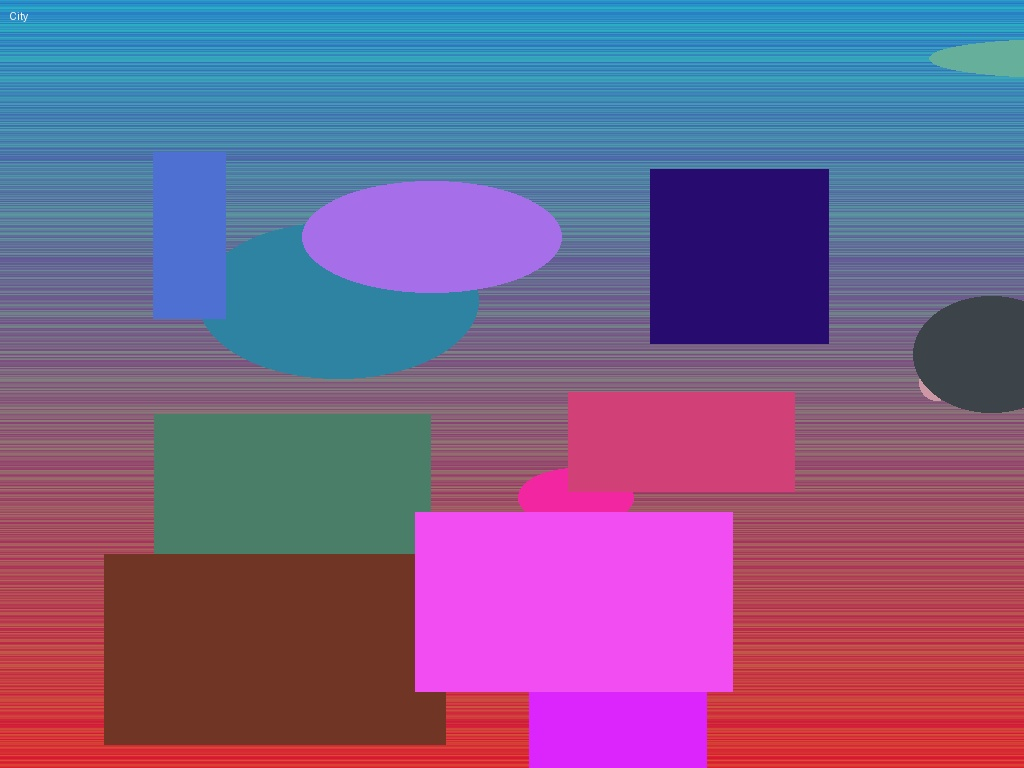
#> input picture test_images/city_backup.jpg, 1024 x 768 px; its folder holds only this picture in this run
$ python -i dedup_engine.py   (imports and definitions only)
#> lines starting #> are read from the running program, lines starting #| are printed output that depends on the picture
"""
Duplicate image detection engine using perceptual hashing + SSIM verification.

Two-pass approach:
  1. pHash: Fast coarse filter — computes a 64-bit perceptual hash for each image.
     Images with Hamming distance <= threshold are candidate duplicates.
  2. SSIM: Structural Similarity Index verification on candidates.
     Only pairs exceeding the SSIM threshold are confirmed as duplicates.

The keeper in each duplicate group is the highest-resolution version (by pixel count).
"""

import os
import hashlib
from dataclasses import dataclass, field
from pathlib import Path
from typing import Optional
from concurrent.futures import ThreadPoolExecutor, as_completed

import imagehash
from PIL import Image
from PIL.Image import DecompressionBombError
from skimage.metrics import structural_similarity as ssim
import numpy as np


# ── Decompression-bomb guard ────────────────────────────────────────────
# Pillow defaults MAX_IMAGE_PIXELS to ~89 MP and only WARNS (doesn't raise)
# until 2× that. Lock it down to 50 MP and treat the warning as a hard error.
MAX_DECODE_PIXELS = 50_000_000
Image.MAX_IMAGE_PIXELS = MAX_DECODE_PIXELS

# ── pHash collision hardening (#6) ──────────────────────────────────────
# When MD5 differs and SSIM falls below STRICT_SSIM, require dHash to also
# agree before classifying a pair as a high-confidence duplicate.
STRICT_SSIM = 0.98
DHASH_AGREE_DISTANCE = 10

# ── Streaming MD5 (#7) ──────────────────────────────────────────────────
HASH_BUF_BYTES = 64 * 1024


# [11 lines left out: function _stream_md5, not called in this run]


IMAGE_EXTENSIONS = {
    ".jpg",
    ".jpeg",
    ".png",
    ".gif",
    ".bmp",
    ".tiff",
    ".tif",
    ".webp",
}


@dataclass
class ImageInfo:
    path: Path
    width: int
    height: int
    file_size: int
    phash: Optional[imagehash.ImageHash] = None
    dhash: Optional[imagehash.ImageHash] = None
    md5: str = ""

    @property
    def pixel_count(self) -> int:
        return self.width * self.height

    @property
    def resolution_label(self) -> str:
        return f"{self.width}x{self.height}"


@dataclass
class DuplicateGroup:
    keeper: ImageInfo
    duplicates: list[ImageInfo] = field(default_factory=list)
    scores: dict[str, float] = field(default_factory=dict)  # path -> ssim score
    confidence: str = "high"  # "high" or "low" — see #6


# [101 lines left out: functions scan_images, compute_ssim, not called in this run]


def find_duplicates(
    images: list[ImageInfo],
    phash_threshold: int = 10,
    ssim_threshold: float = 0.90,
    progress_callback=None,
) -> list[DuplicateGroup]:
    """
    Find duplicate image groups using two-pass detection.

    Pass 1: pHash Hamming distance <= phash_threshold → candidate pair
    Pass 2: SSIM score >= ssim_threshold → confirmed duplicate

    Returns groups where the keeper is the highest-resolution version.
    """
    n = len(images)
    if n < 2:
        return []

    # Build union-find for grouping
    parent = list(range(n))

    # [10 lines left out: functions find, union, not called in this run]

    # Track SSIM scores + confidence flag for each confirmed pair (#6)
    pair_scores: dict[tuple[int, int], float] = {}
    pair_confidence: dict[tuple[int, int], bool] = {}  # True = high

    total_pairs = n * (n - 1) // 2
    checked = 0

    # Pass 1 + 2: Check all pairs
    for i in range(n):
        for j in range(i + 1, n):
            checked += 1

            # Fast path: exact MD5 match
            if images[i].md5 and images[i].md5 == images[j].md5:
                union(i, j)
                pair_scores[(i, j)] = 1.0
                pair_confidence[(i, j)] = True
                if progress_callback:
                    progress_callback(checked, total_pairs, "MD5 exact match")
                continue

            # Pass 1: pHash coarse filter
            if images[i].phash is None or images[j].phash is None:
                continue

            hamming = images[i].phash - images[j].phash
            if hamming > phash_threshold:
                if progress_callback and checked % 500 == 0:
                    progress_callback(checked, total_pairs, "pHash filtering...")
                continue

            # Pass 2: SSIM verification
            score = compute_ssim(images[i].path, images[j].path)
            if score >= ssim_threshold:
                union(i, j)
                pair_scores[(i, j)] = score
                # #6: only "high" confidence if SSIM is strict OR
                # dHash also agrees. Otherwise group must be marked
                # for manual review (no auto-delete).
                high = score >= STRICT_SSIM
                if not high and images[i].dhash is not None and images[j].dhash is not None:
                    high = (images[i].dhash - images[j].dhash) <= DHASH_AGREE_DISTANCE
                pair_confidence[(i, j)] = high

            if progress_callback and checked % 50 == 0:
                progress_callback(checked, total_pairs, f"SSIM={score:.3f}")

    # Build groups from union-find
    groups_map: dict[int, list[int]] = {}
    for i in range(n):
        root = find(i)
        groups_map.setdefault(root, []).append(i)

    # Convert to DuplicateGroup objects
    results = []
    for indices in groups_map.values():
        if len(indices) < 2:
            continue

        # Keeper = highest resolution (pixel count), break ties by file size
        members = [images[idx] for idx in indices]
        members.sort(key=lambda m: (m.pixel_count, m.file_size), reverse=True)

        keeper = members[0]
        dupes = members[1:]

        # Group is high confidence only if EVERY edge connecting members
        # is high confidence (#6).
        member_paths = {str(m.path) for m in members}
        all_high = True
        for (a, b), high in pair_confidence.items():
            if str(images[a].path) in member_paths and str(images[b].path) in member_paths:
                if not high:
                    all_high = False
                    break

        group = DuplicateGroup(
            keeper=keeper,
            duplicates=dupes,
            confidence="high" if all_high else "low",
        )

        # Attach SSIM scores
        for d in dupes:
            # Find the score for this pair
            for (a, b), sc in pair_scores.items():
                paths = {str(images[a].path), str(images[b].path)}
                if str(d.path) in paths and str(keeper.path) in paths:
                    group.scores[str(d.path)] = sc
                    break
            else:
                group.scores[str(d.path)] = 0.0

        results.append(group)

    return results


# [31 lines left out: function delete_duplicates, not called in this run]

>>> import cv2
>>> picture = cv2.imread('test_images/city_backup.jpg', cv2.IMREAD_GRAYSCALE)
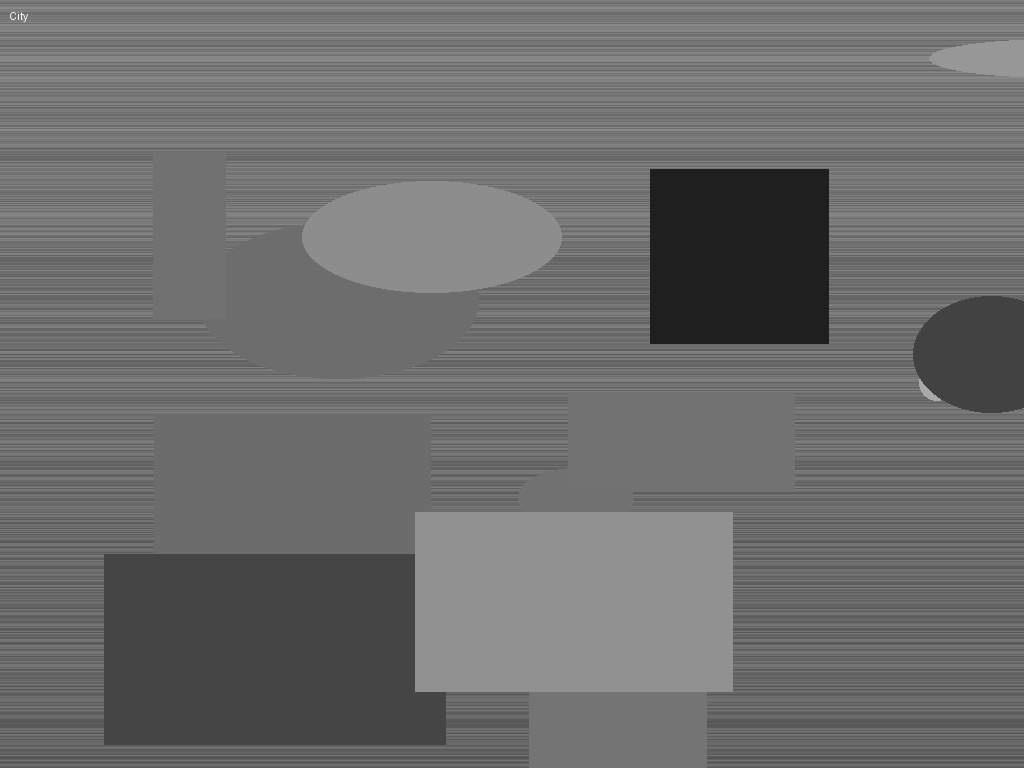
#> picture: shape (768, 1024); min 25, max 254, mean 108.5
>>> result = find_duplicates(picture)
#> in find_duplicates, `n = len(images)`: n = 768
#> in find_duplicates, `total_pairs = n * (n - 1) // 2`: total_pairs = 294528
#> (the run stopped early here; a loop or call above may not have finished)

$ run again, on test_images/forest_unique.jpg
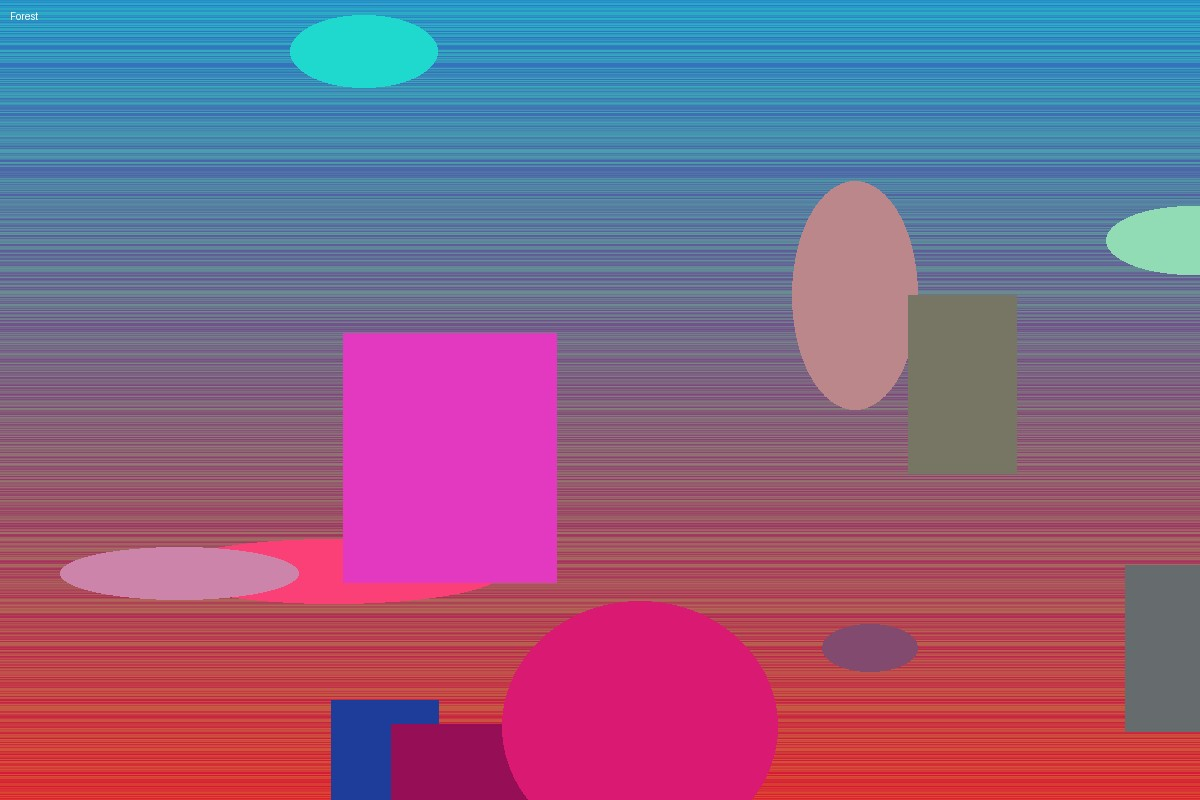
#> input picture test_images/forest_unique.jpg, 1200 x 800 px
#> `picture = cv2.imread('test_images/city_backup.jpg', cv2.IMREAD_GRAYSCA..`:
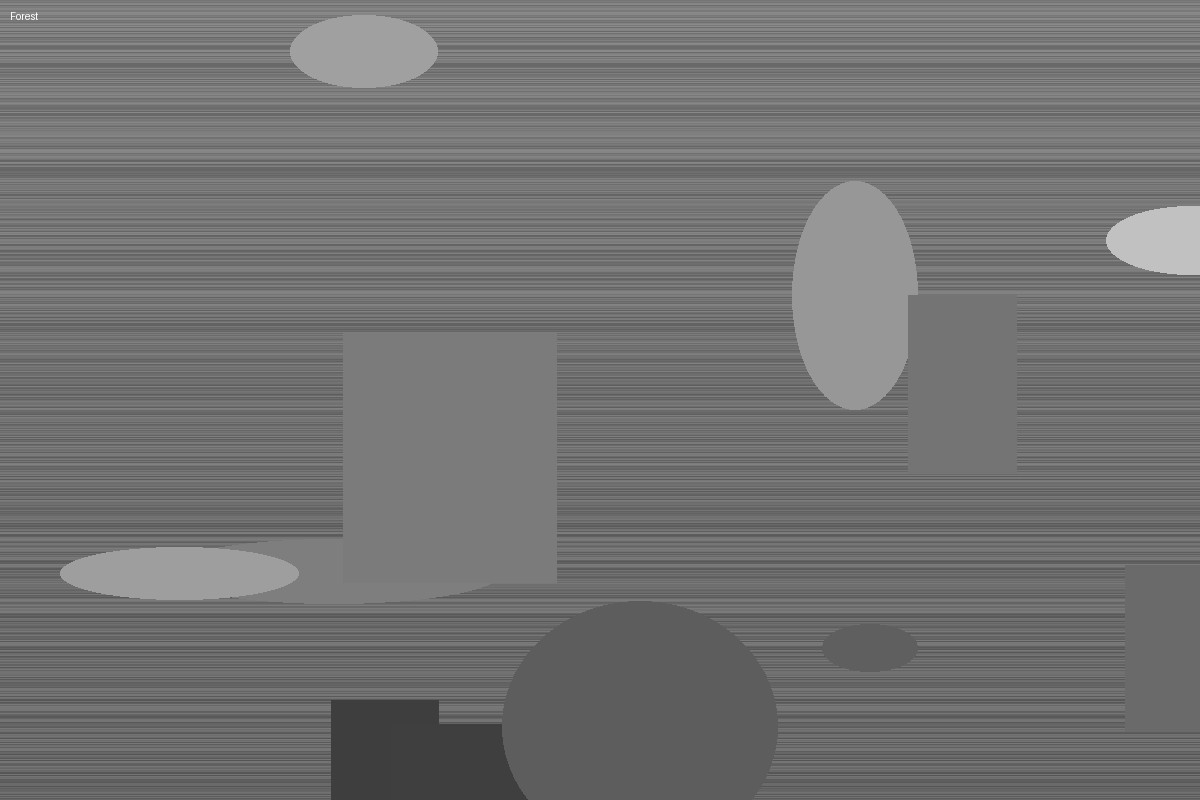
#> picture: shape (800, 1200); min 52, max 255, mean 113.9
#> n = 800
#> total_pairs = 319600

$ run again, on test_images/mountains_low_quality.jpg
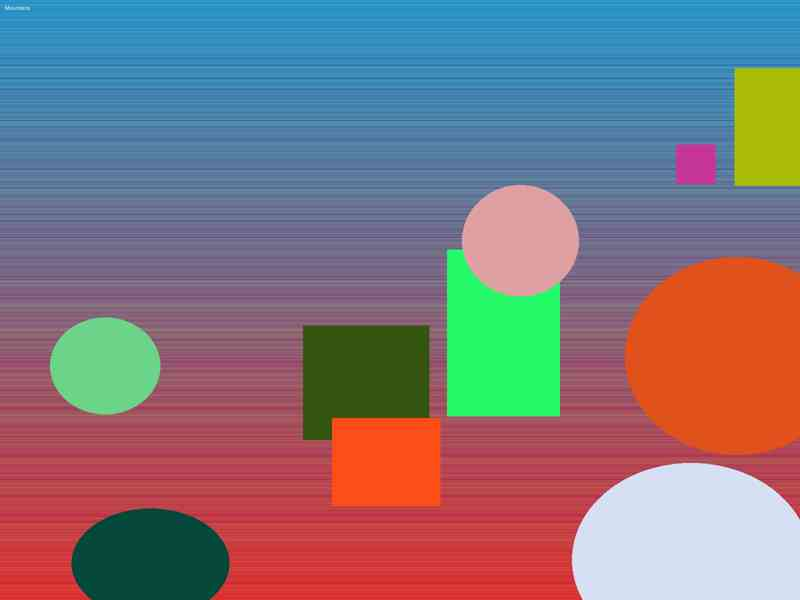
#> input picture test_images/mountains_low_quality.jpg, 800 x 600 px
#> `picture = cv2.imread('test_images/city_backup.jpg', cv2.IMREAD_GRAYSCA..`:
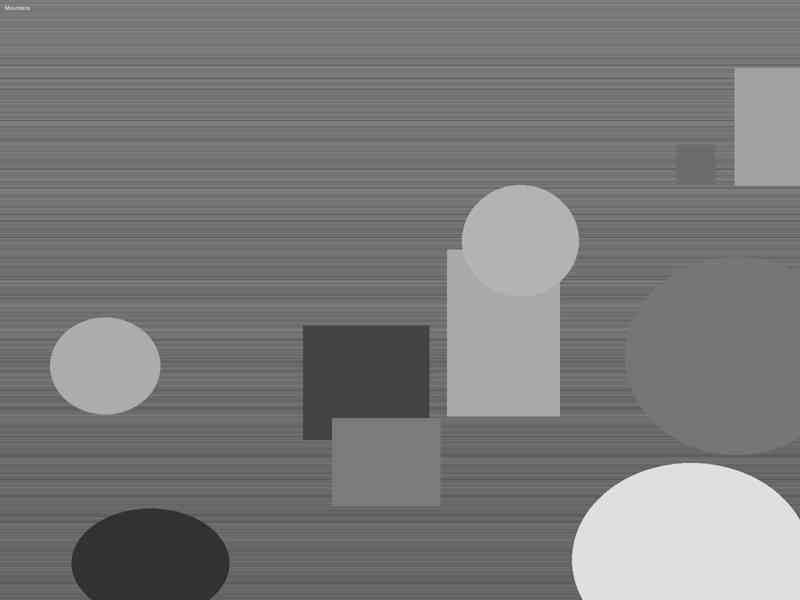
#> picture: shape (600, 800); min 26, max 251, mean 121.8
#> n = 600
#> total_pairs = 179700
